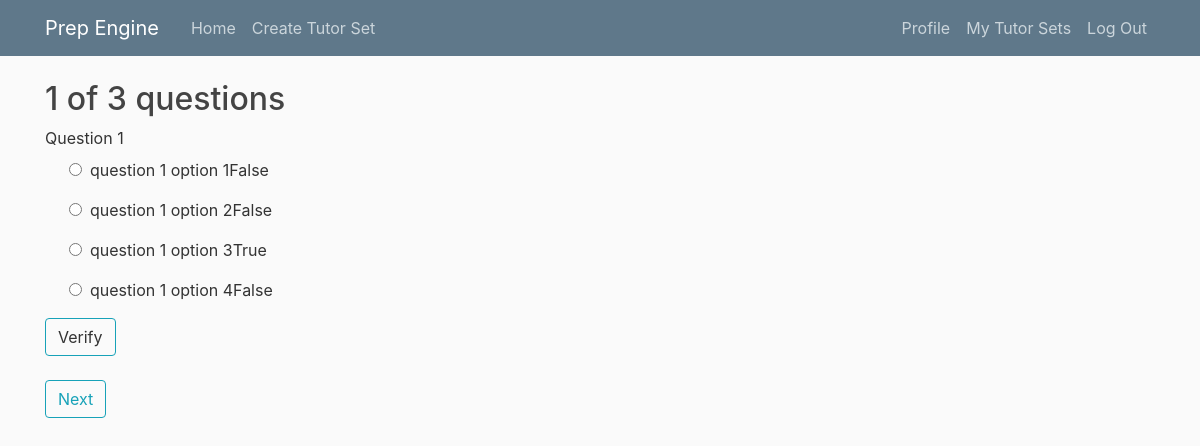
Screenshot of /tutorSet/tutorSetStart/25/ (signed in) with the database file from the repository.
### tutor_sets/models.py (models this page shows, shortened)
class Question(models.Model):
    tutorSet = models.ForeignKey(TutorSet, on_delete=models.CASCADE)
    order = models.IntegerField(default=0)
    prompt = models.CharField(max_length=255)
    shuffle_answers = models.BooleanField(default=False)
    class Meta:
        ordering = ['order',]

class Option(models.Model):
    question = models.ForeignKey(Question, on_delete=models.CASCADE)
    order = models.IntegerField(default=0)
    text = models.CharField(max_length=255, default='')
    correct = models.BooleanField(default=False)
    class Meta:
        ordering = ['order',]

### tutor_sets/views.py (the view)
# urls.py: path('tutorSetStart/<int:tutorset_pk>/', tutorset_start, name='tutorSet-start'),
@login_required
def tutorset_start(request, tutorset_pk):
    tutorSet = get_object_or_404(TutorSet, pk=tutorset_pk)
    questions_list = list(tutorSet.question_set.all())
    page = request.GET.get('page')
    paginator = Paginator(questions_list, 1)
    try:
        questions = paginator.page(page)
    except PageNotAnInteger:
        questions = paginator.page(1)
    except EmptyPage:
        questions = paginator.page(paginator.num_pages)
    return render(request, 'tutor_sets/quiz_attempt.html', {
        'tutorSet': tutorSet,
        'questionSet': questions,
    })

### tutor_sets/templates/tutor_sets/quiz_attempt.html (shortened to what this page needs)
{% extends "home/base.html" %}
{% load static %}
{% block content %}
<h2>{{ questionSet.number }} of {{ questionSet.paginator.count }} questions</h2>
{% for question in questionSet %}
    {{ question.prompt }}
    <form method="POST">
        {% for option in question.option_set.all %}
            <div class="radio ml-4 m-2">
                <label><input class="mr-2" id="{{ option.id }}" type="radio" name="option-radio" value="{{option.correct}}">{{ option.text }}{{option.correct}}</label>
            </div>
        {% endfor %}
        <a class="btn btn-outline-info mb-4" onclick="verify()">Verify</a>
    </form>
{% endfor %}
{% if questionSet.has_next %}
    <a class="btn btn-outline-info mb-4" href="?page={{ questionSet.next_page_number }}">Next</a>
{% else %}
    <a class="btn btn-outline-info mb-4" href="{% url 'engine-home' %}">Finish</a>
{% endif %}
{% endblock content %}

### home/static/home/main.css (style rules this page uses)
body { background: #fafafa; color: #333333; margin-top: 5rem; }
h1, h2, h3, h4, h5, h6 { color: #444444; }

### rows the page displays
Question: prompt "Question 1"
Option: text "question 1 option 1", correct "False"
Option: text "question 1 option 2", correct "False"
Option: text "question 1 option 3", correct "True"
Option: text "question 1 option 4", correct "False"

### other values shown
{{ questionSet.number }} "1"
{{ questionSet.paginator.count }} "3"
